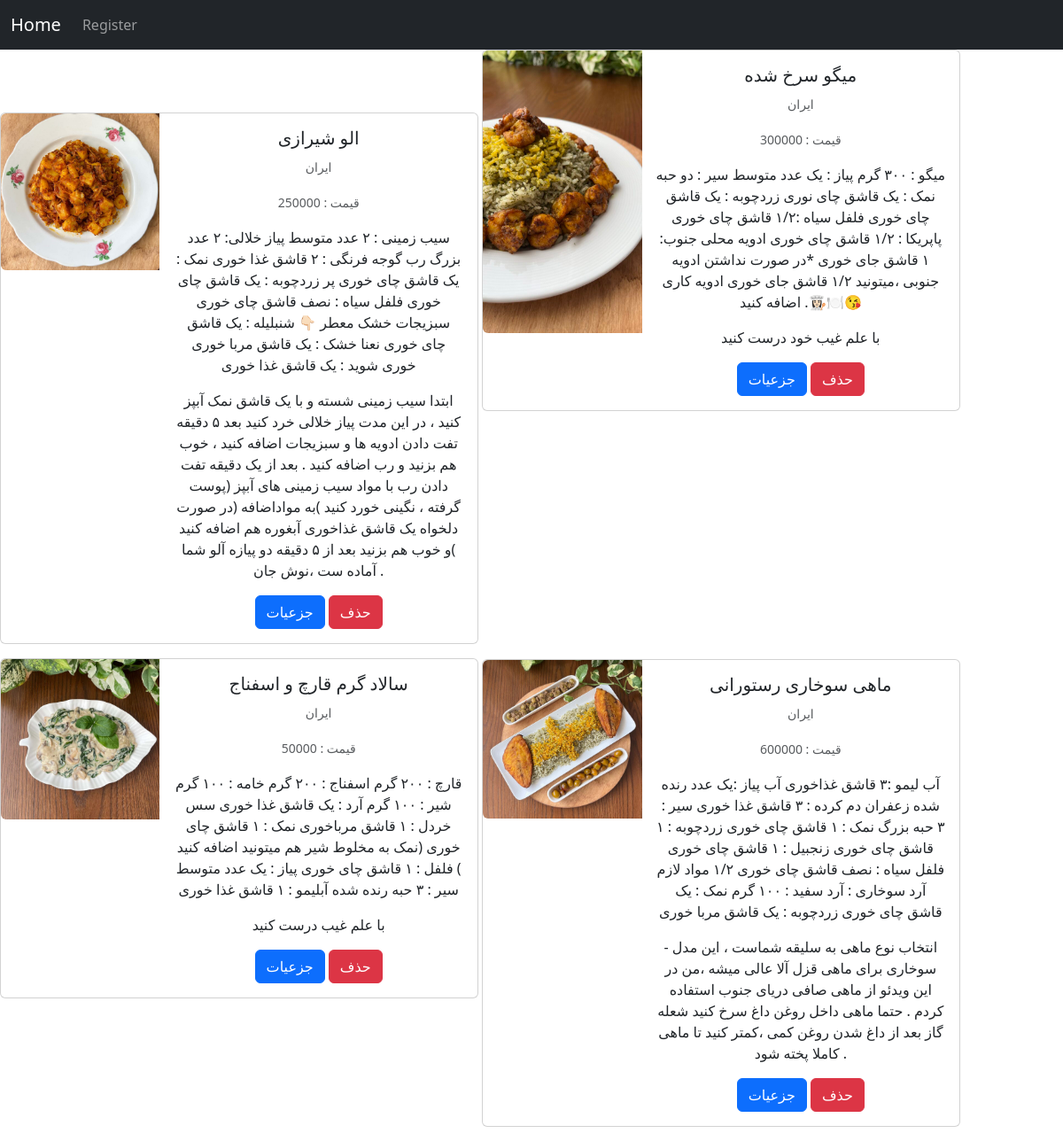
Before: / with the older database file.
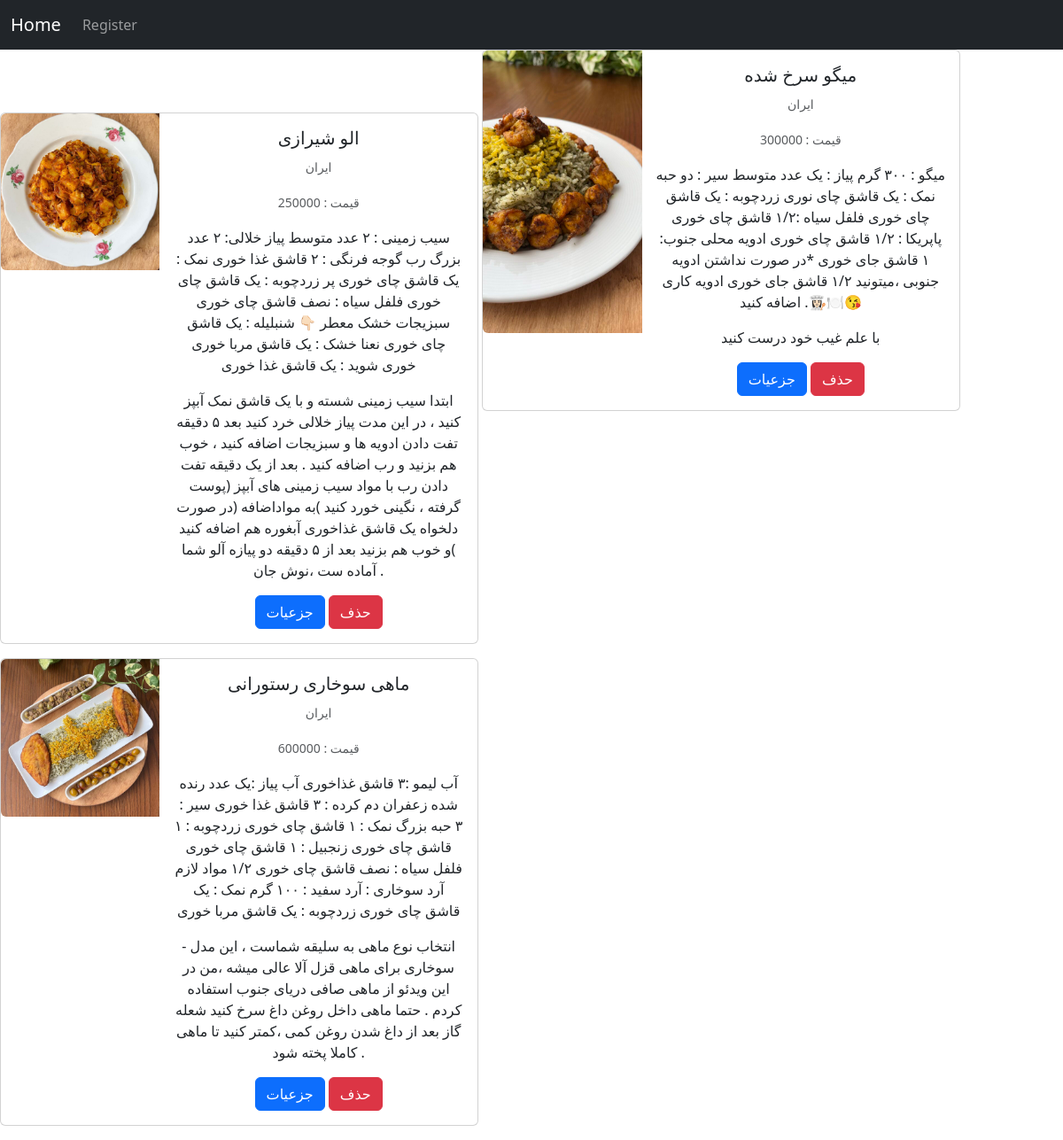
After: the same page with the newer database file.
### app.py (models this page shows)
class Recipe(db.Model):
    id = db.Column(db.Integer, primary_key=True , unique=True)
    name = db.Column(db.String(80), nullable=False)
    country =db.Column(db.String(80), nullable=False)
    ingredients = db.Column(db.String(1000), nullable=False)
    instructions = db.Column(db.String(5000), nullable=False)
    cost = db.Column(db.Integer, nullable=False)
    img_url = db.Column(db.String(50), nullable=False , unique=True)
    add_date = db.Column(db.Date, nullable=False, default=datetime.now)

### app.py (the view)
@app.route('/' , methods=['GET', 'POST'])
def index():
    template_name = 'index.html'
    recipes = Recipe.query.all()
    return render_template(template_name , recipes = recipes)

### templates/index.html (shortened to what this page needs)
{% extends 'base.html'  %}
{% block content %}
    {% for recipe in recipes %}
        <div  class="card mb-3" style="max-width: 540px; text-align: center; display: inline-block">
            <div class="row g-0">
                <div class="col-md-4">
                    <img src="/{{recipe.img_url}}" class="img-fluid rounded-start" alt="img">
                </div>
                <div class="col-md-8">
                    <div class="card-body">
                        <h5 class="card-title">{{recipe.name}}</h5>
                        <p class="card-text"><small class="text-body-secondary">{{recipe.country}}</small></p>
                        <p class="card-text"><small class="text-body-secondary">قیمت : {{recipe.cost}}</small></p>
                        <p class="card-text">{{recipe.ingredients}}</p>
                        <p class="card-text">{{recipe.instructions}}</p>
                        <a href="{{url_for('detail' , recipe_id = recipe.id)}}" class="btn btn-primary">جزعیات</a>
                        <a href="{{url_for('delete' , recipe_id = recipe.id)}}" class="btn btn-danger">حذف</a>
                    </div>
                </div>
            </div>
        </div>
    {% endfor %}
{% endblock content %}

### templates/base.html (shortened to what this page needs)
<!DOCTYPE html>
<html lang="en">
<head>
    <link href="https://cdn.jsdelivr.net/npm/bootstrap@5.3.3/dist/css/bootstrap.min.css" rel="stylesheet">
</head>
<body>
{% include 'inc/nav.html' %}
{% block content %}
{% endblock content %}
</body>
</html>

### templates/inc/nav.html (shortened to what this page needs)
<nav class="navbar navbar-expand-lg  navbar-dark bg-dark">
  <div class="container-fluid">
    <a class="navbar-brand" href='{{url_for("index")}}'>Home</a>
    <div class="collapse navbar-collapse" id="navbarNavAltMarkup">
      <div class="navbar-nav">
        <a class="nav-link" href='{{url_for("register")}}'>Register</a>
      </div>
    </div>
  </div>
</nav>

Changed rows visible on the page:
removed Recipe: shows a picture, name "سالاد گرم قارچ و اسفناج", country "ایران", cost "50000", ingredients "قارچ : ۲۰۰ گرم اسفناج : ۲۰۰ گرم خامه : ۱۰۰ گرم شیر : ۱۰۰ گرم آرد : یک قاشق غذا خوری سس خردل : ۱ قاشق مرباخوری نمک : ۱ قاشق چای خوری (نمک به مخلوط شیر هم میتونید اضافه کنید ) فلفل : ۱ قاشق چای خوری پیاز : یک عدد متوسط سیر : ۳ حبه رنده شده آبلیمو : ۱ قاشق غذا خوری", instructions "با علم غیب درست کنید"
